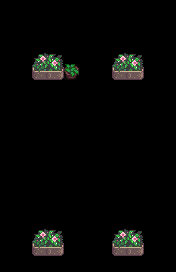

A 2D game scene composited from a Tiled map and its tileset images. What follows is a short description and the map's XML, with every tile layer's data as written:
An orthogonal 11x17 tile map with 16x16 px tiles, 2 tile layers (Buildings, Front).

<map version="1.10" tiledversion="1.10.2" orientation="orthogonal" renderorder="right-down" compressionlevel="0" width="11" height="17" tilewidth="16" tileheight="16" infinite="0" nextlayerid="17" nextobjectid="11">
 <properties>
  <property name="AmbientLight" value="255 255 255" />
  <property name="IsGreenhouse" value="T" />
  <property name="Warp" value="5 17 Farm 28 16" />
 </properties>
 <tileset firstgid="1" name="Starblue_InteriorDecor" tilewidth="16" tileheight="16" tilecount="18" columns="6">
  <image source="Starblue_InteriorDecor.png" width="96" height="48" />
 </tileset>
 <layer id="2" name="Buildings" width="11" height="17">
  <data encoding="csv">
0,0,0,0,0,0,0,0,0,0,0,
0,0,0,0,0,0,0,0,0,0,0,
0,0,0,0,0,0,0,0,0,0,0,
0,0,0,0,0,0,0,0,0,0,0,
0,0,14,15,2,0,0,14,15,0,0,
0,0,0,0,0,0,0,0,0,0,0,
0,0,0,0,0,0,0,0,0,0,0,
0,0,0,0,0,0,0,0,0,0,0,
0,0,0,0,0,0,0,0,0,0,0,
0,0,0,0,0,0,0,0,0,0,0,
0,0,0,0,0,0,0,0,0,0,0,
0,0,0,0,0,0,0,0,0,0,0,
0,0,0,0,0,0,0,0,0,0,0,
0,0,0,0,0,0,0,0,0,0,0,
0,0,0,0,0,0,0,0,0,0,0,
0,0,14,15,0,0,0,14,15,0,0,
0,0,0,0,0,0,0,0,0,0,0
</data>
 </layer>
 <layer id="3" name="Front" width="11" height="17">
  <data encoding="csv">
0,0,0,0,0,0,0,0,0,0,0,
0,0,0,0,0,0,0,0,0,0,0,
0,0,0,0,0,0,0,0,0,0,0,
0,0,8,9,0,0,0,8,9,0,0,
0,0,0,0,0,0,0,0,0,0,0,
0,0,0,0,0,0,0,0,0,0,0,
0,0,0,0,0,0,0,0,0,0,0,
0,0,0,0,0,0,0,0,0,0,0,
0,0,0,0,0,0,0,0,0,0,0,
0,0,0,0,0,0,0,0,0,0,0,
0,0,0,0,0,0,0,0,0,0,0,
0,0,0,0,0,0,0,0,0,0,0,
0,0,0,0,0,0,0,0,0,0,0,
0,0,0,0,0,0,0,0,0,0,0,
0,0,8,9,0,0,0,8,9,0,0,
0,0,14,15,0,0,0,14,15,0,0,
0,0,0,0,0,0,0,0,0,0,0
</data>
 </layer>
</map>
